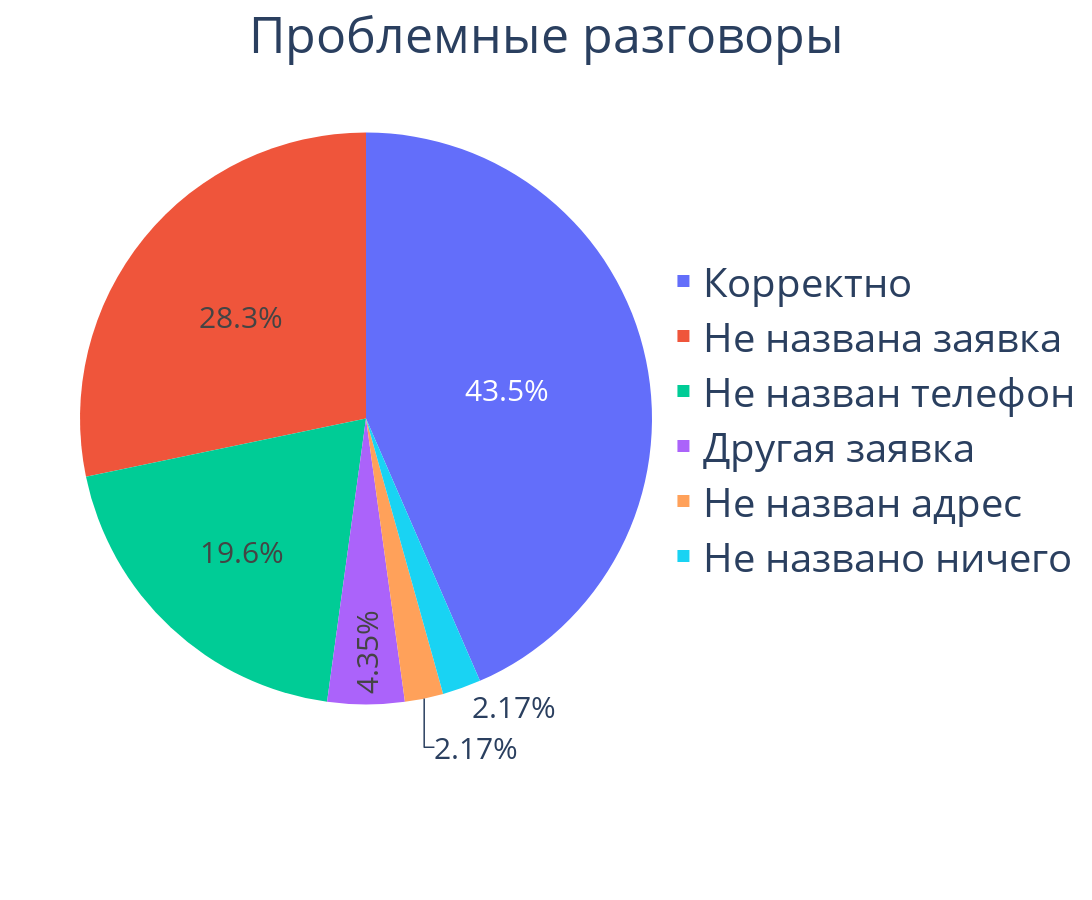

Here is the notebook cell this chart was saved with:
### Code cell
fig = px.pie(df, values='count', names='category').update_traces(
            textinfo="percent",
        ).update_layout(
            uniformtext_minsize=30,
            uniformtext_mode="hide",
            width=2100,
            height=900,
            title=dict(text='Проблемные разговоры', x=0.5, y=0.98, font_size=50),
            legend=dict(font_size=40, y=0.5, yanchor="middle")
        )
fig.show()

### Figure 1 — Plotly figure (JSON) as saved in the notebook; plotly's stock layout.template omitted (floating-point values rounded to 4 significant figures)
{"data": [{"domain": {"x": [0, 1], "y": [0, 1]}, "hovertemplate": "category=%{label}<br>count=%{value}<extra></extra>", "labels": ["Другая заявка", "Не назван адрес", "Не названа заявка", "Не назван телефон", "Не названо ничего", "Корректно"], "legendgroup": "", "name": "", "showlegend": true, "textinfo": "percent", "type": "pie", "values": [2, 1, 13, 9, 1, 20]}], "layout": {"height": 900, "legend": {"font": {"size": 40}, "tracegroupgap": 0, "y": 0.5, "yanchor": "middle"}, "margin": {"t": 60}, "title": {"font": {"size": 50}, "text": "Проблемные разговоры", "x": 0.5, "y": 0.98}, "uniformtext": {"minsize": 30, "mode": "hide"}, "width": 2100}}
